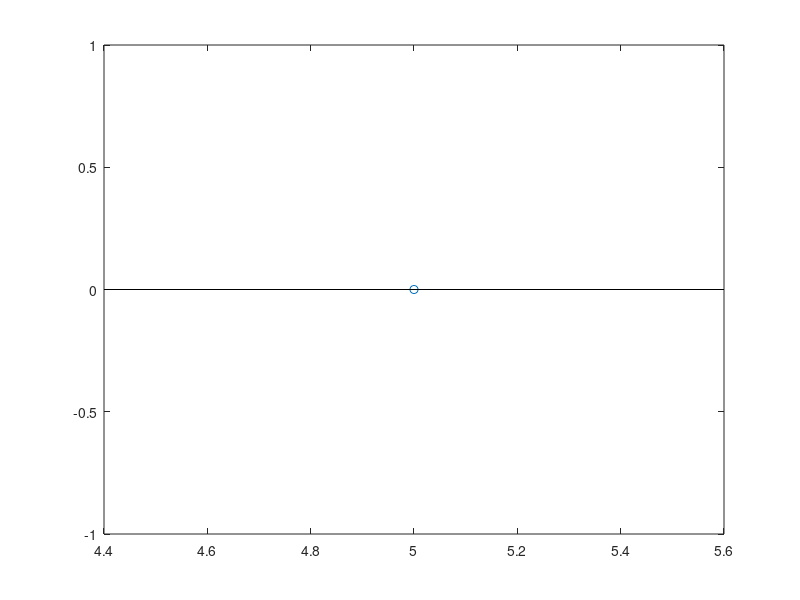

MATLAB code for this plot:
%{
Author: Haruka Kido
EE 314L
Lab 2. Continuous and Discrete Functions in MatLAB
Activity 1: Impulse Function
September 11, 2021
%}

n1=input('Lower limit');   % user's input assigned to n1
n2=input('Upper limit');   % user's input assigned to n2
t=n1:n2;                   % time range
Delta=[t==0];              % impulse signal
stem(t,Delta);             % plot Delta as a function of t using the function stem
